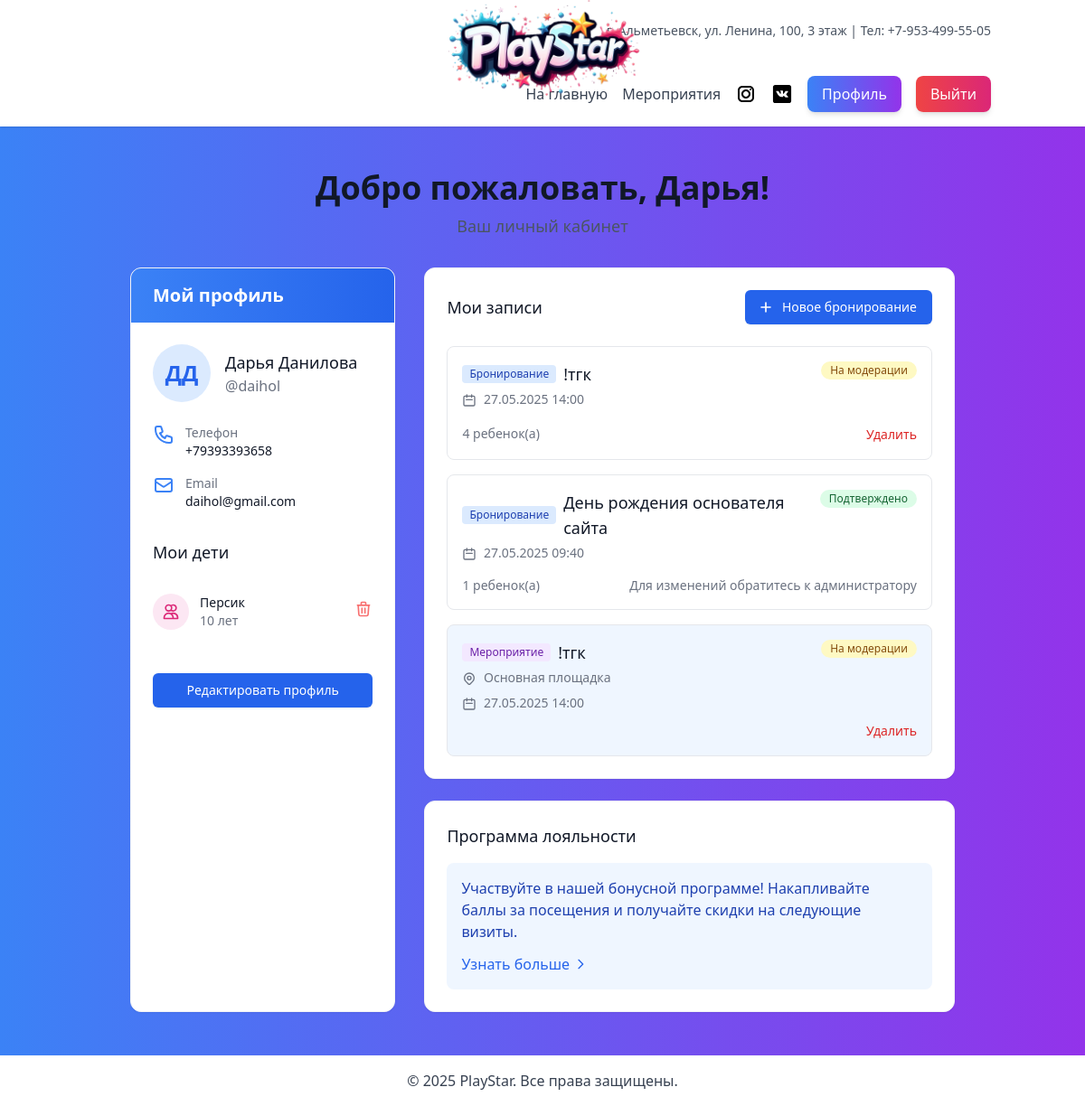
Page /accounts/profile/ (signed in) on the earlier database version.
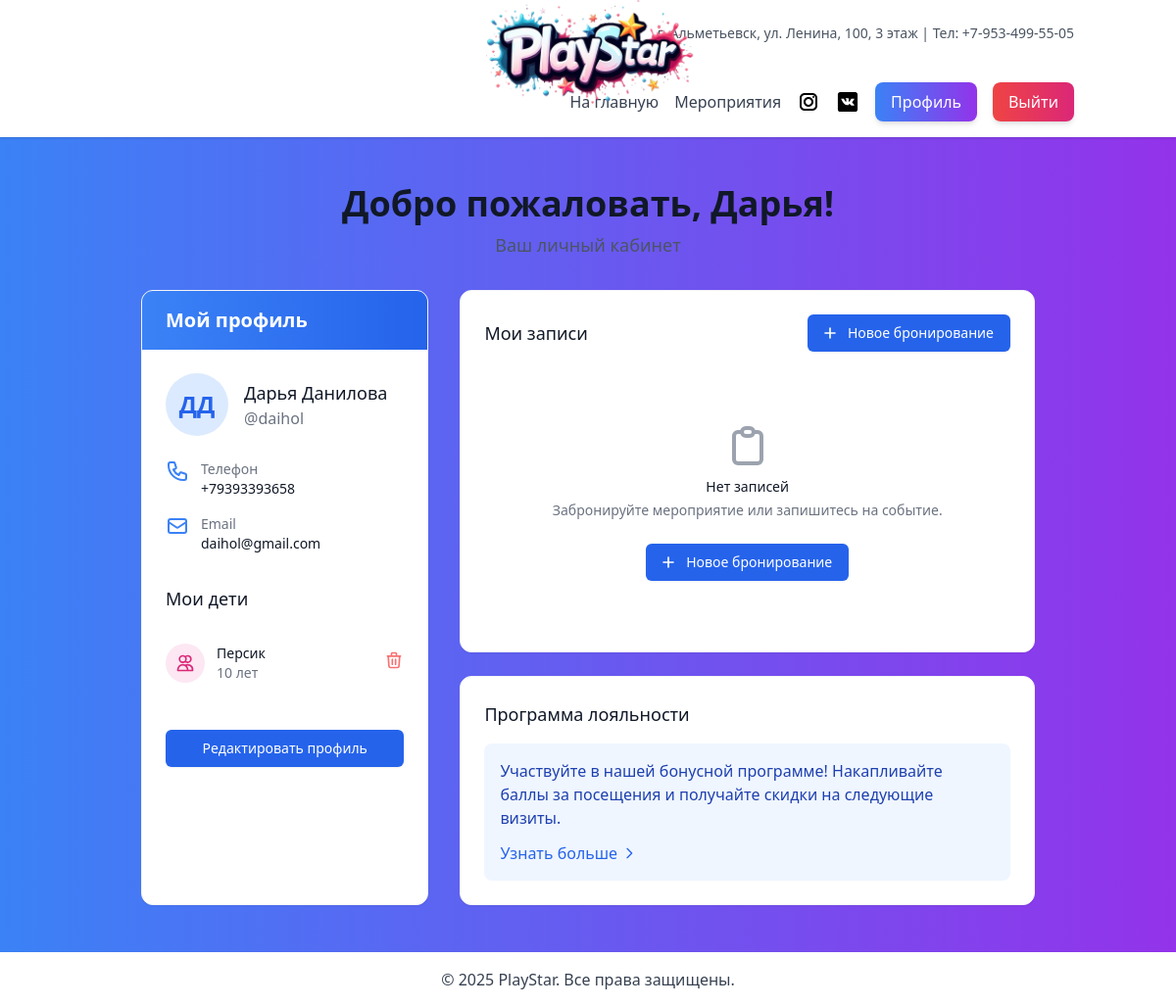
Same page on the later database version.
### main/models.py (models this page shows, shortened)
class Child(models.Model):
    GENDER_CHOICES = [
        ('M', 'Мальчик'),
        ('F', 'Девочка'),
    ]
    profile = models.ForeignKey(Profile, on_delete=models.CASCADE, related_name='children')
    name = models.CharField(max_length=100, verbose_name="Имя ребенка")
    age = models.PositiveIntegerField(verbose_name="Возраст ребенка")
    birthdate = models.DateField(verbose_name="Дата рождения", blank=True, null=True)
    gender = models.CharField(
        max_length=1,
        choices=GENDER_CHOICES,
        verbose_name="Пол",
        blank=True,
        null=True
    )
    class Meta:
        verbose_name = "Ребенок"
        verbose_name_plural = "Дети"

### bookings/models.py (models this page shows, shortened)
class Booking(models.Model):
    STATUS_CHOICES = [
        ('pending', 'На модерации'),
        ('approved', 'Подтверждено'),
        ('rejected', 'Отклонено'),
        ('completed', 'Завершено')
    ]
    user = models.ForeignKey(settings.AUTH_USER_MODEL, on_delete=models.CASCADE)
    event_name = models.CharField(max_length=255)
    booking_date = models.DateTimeField(auto_now_add=True)
    event_date = models.DateTimeField()
    children_count = models.PositiveIntegerField(
        'Количество детей',
        default=1,
        validators=[MinValueValidator(1)]
    )
    comment = models.TextField('Комментарий', blank=True, null=True)
    status = models.CharField(max_length=20, choices=STATUS_CHOICES, default='pending')
    prepayment = models.BooleanField(default=False)
    prepayment_amount = models.DecimalField(
        max_digits=10,
        decimal_places=2,
        default=Decimal('1000.00'),
        editable=False
    )
    paid_amount = models.DecimalField(
        max_digits=10,
        decimal_places=2,
        default=Decimal('0.00'),
        validators=[MinValueValidator(0)]
    )
    class Meta:
        verbose_name = 'Бронирование'
        verbose_name_plural = 'Бронирования'

### staff/models.py (models this page shows, shortened)
class Event(models.Model):
    LOCATION_CHOICES = [
        ('main', 'Основная площадка'),
        ('secondary', 'Дополнительная площадка')
    ]
    name = models.CharField(max_length=255, verbose_name="Название")
    description = models.TextField(verbose_name="Описание")
    date = models.DateTimeField(verbose_name="Дата и время")
    location = models.CharField(
        max_length=100,
        choices=LOCATION_CHOICES,
        default='main',
        verbose_name="Место проведения"
    )
    event_type = models.CharField(
        max_length=50,
        choices=EVENT_TYPES,
        verbose_name="Тип мероприятия"
    )
    moderation_status = models.CharField(
        max_length=20,
        choices=MODERATION_STATUS,
        default='pending',
        verbose_name="Статус модерации"
    )
    booking = models.OneToOneField(
        'bookings.Booking',
        on_delete=models.CASCADE,
        null=True,
        blank=True,
        verbose_name="Бронирование"
    )
    image = models.ImageField(
        upload_to='events/',
        null=True,
        blank=True,
        verbose_name="Изображение"
    )
    max_participants = models.PositiveIntegerField(
        default=10,
        verbose_name='Максимальное количество участников'
    )
    def get_location_display(self):
        return dict(self.LOCATION_CHOICES).get(self.location, self.location)
    class Meta:
        verbose_name = "Мероприятие"
        verbose_name_plural = "Мероприятия"
        ordering = ['date']  # Сортировка по дате (от ближайших к дальним)

### accounts/views.py (the view)
# urls.py: path('profile/', profile, name='profile'),
@login_required
def profile(request):
    user = request.user
    Profile.objects.get_or_create(user=user)
    context = {
        'user': user,
        'bookings': Booking.objects.filter(user=user).order_by('-booking_date')[:5],
        'user_events': Event.objects.filter(booking__user=user)
                       .select_related('booking')
                       .order_by('-date')[:5],
    }
    return render(request, 'accounts/profile.html', context)

### main/templatetags/group_check.py (called while the page is built)
@register.filter(name='has_group')
def has_group(user, group_name):
    if hasattr(user, 'groups'):
        return user.groups.filter(name=group_name).exists()
    return False

### accounts/templates/accounts/profile.html (shortened to what the changed rows need)
{% extends 'base.html' %}
{% load group_check %}
{% block content %}
<div class="max-w-7xl mx-auto px-4 sm:px-6 lg:px-8">
    <div class="mb-8 text-center">
        <h1 class="text-4xl font-bold text-gray-900 mb-2">Добро пожаловать, {{ user.first_name }}!</h1>
    </div>
    <div class="flex flex-col lg:flex-row gap-8">
        <div class="w-full lg:w-1/3 bg-white rounded-xl shadow-sm border border-gray-100 overflow-hidden">
            <div class="bg-gradient-to-r from-blue-500 to-blue-600 px-6 py-4">
                <h2 class="text-xl font-semibold text-white">Мой профиль</h2>
            </div>
            <div class="p-6">
                <div class="mt-8">
                    {% if user.profile.children.all %}
                        <ul class="divide-y divide-gray-200">
                            {% for child in user.profile.children.all %}
                                <li class="py-4 flex justify-between items-center">
                                    <div class="flex items-center">
                                        <div class="flex-shrink-0 h-10 w-10 rounded-full bg-pink-100 flex items-center justify-center text-pink-600">
                                            <svg xmlns="http://www.w3.org/2000/svg" class="h-5 w-5" fill="none" viewBox="0 0 24 24" stroke="currentColor">
                                                <path stroke-linecap="round" stroke-linejoin="round" stroke-width="2" d="M12 4.354a4 4 0 110 5.292M15 21H3v-1a6 6 0 0112 0v1zm0 0h6v-1a6 6 0 00-9-5.197M13 7a4 4 0 11-8 0 4 4 0 018 0z" />
                                            </svg>
                                        </div>
                                        <div class="ml-3">
                                            <p class="text-sm font-medium text-gray-900">{{ child.name }}</p>
                                            <p class="text-sm text-gray-500">{{ child.age }} лет</p>
                                        </div>
                                    </div>
                                    <form action="{% url 'delete_child' child.id %}" method="post">
                                        <button type="submit" class="text-red-400 hover:text-red-600">
                                            <svg xmlns="http://www.w3.org/2000/svg" class="h-5 w-5" fill="none" viewBox="0 0 24 24" stroke="currentColor">
                                                <path stroke-linecap="round" stroke-linejoin="round" stroke-width="2" d="M19 7l-.867 12.142A2 2 0 0116.138 21H7.862a2 2 0 01-1.995-1.858L5 7m5 4v6m4-6v6m1-10V4a1 1 0 00-1-1h-4a1 1 0 00-1 1v3M4 7h16" />
                                            </svg>
                                        </button>
                                    </form>
                                </li>
                            {% endfor %}
                        </ul>
                    {% else %}
                        <p class="text-sm text-gray-500">Дети не добавлены</p>
                    {% endif %}
                </div>
            </div>
        </div>
        <div class="w-full lg:w-2/3 space-y-6">
            <div class="bg-white rounded-xl shadow-sm border border-gray-100 overflow-hidden">
                <div class="p-6">
                    {% if bookings or user_events %}
                        <div class="space-y-4">
                            {% for booking in bookings %}
                            <div class="border border-gray-200 rounded-lg p-4 hover:shadow-md transition-shadow">
                                <div class="flex justify-between items-start">
                                    <div>
                                        <div class="flex items-center mb-1">
                                            <span class="bg-blue-100 text-blue-800 text-xs font-medium px-2 py-0.5 rounded mr-2">
                                                Бронирование
                                            </span>
                                            <h4 class="text-lg font-medium text-gray-900">{{ booking.event_name }}</h4>
                                        </div>
                                        <div class="text-sm text-gray-500 mb-2">
                                            <svg xmlns="http://www.w3.org/2000/svg" class="inline h-4 w-4 mr-1" fill="none" viewBox="0 0 24 24" stroke="currentColor">
                                                <path stroke-linecap="round" stroke-linejoin="round" stroke-width="2" d="M8 7V3m8 4V3m-9 8h10M5 21h14a2 2 0 002-2V7a2 2 0 00-2-2H5a2 2 0 00-2 2v12a2 2 0 002 2z" />
                                            </svg>
                                            {{ booking.event_date|date:"d.m.Y H:i" }}
                                        </div>
                                    </div>
                                    <div class="flex items-center">
                                        <span class="inline-flex items-center px-2.5 py-0.5 rounded-full text-xs font-medium
                                            {% if booking.status == 'approved' %}bg-green-100 text-green-800
                                            {% elif booking.status == 'pending' %}bg-yellow-100 text-yellow-800
                                            {% elif booking.status == 'rejected' %}bg-red-100 text-red-800
                                            {% else %}bg-gray-100 text-gray-800{% endif %}">
                                            {{ booking.get_status_display }}
                                        </span>
                                    </div>
                                </div>
                                <div class="flex justify-between items-center mt-2">
                                    <div class="text-sm text-gray-500">
                                        <span class="font-medium">{{ booking.children_count }}</span> ребенок(а)
                                    </div>
                                    <div class="flex space-x-2">
                                        {% if booking.status == 'pending' %}
                                            <form action="{% url 'delete_booking' booking.id %}" method="post" class="delete-booking-form">
                                                <button type="submit" class="text-red-600 hover:text-red-900 text-sm">
                                                    Удалить
                                                </button>
                                            </form>
                                        {% else %}
                                            <span class="text-gray-500 text-sm">Для изменений обратитесь к администратору</span>
                                        {% endif %}
                                    </div>
                                </div>
                            </div>
                            {% endfor %}
                            {% for event in user_events %}
                            <div class="border border-gray-200 rounded-lg p-4 hover:shadow-md transition-shadow bg-blue-50">
                                <div class="flex justify-between items-start">
                                    <div>
                                        <div class="flex items-center mb-1">
                                            <span class="bg-purple-100 text-purple-800 text-xs font-medium px-2 py-0.5 rounded mr-2">
                                                Мероприятие
                                            </span>
                                            <h4 class="text-lg font-medium text-gray-900">{{ event.name }}</h4>
                                        </div>
                                        <div class="text-sm text-gray-500 mb-2">
                                            {{ event.get_location_display }}
                                        </div>
                                        <div class="text-sm text-gray-500">
                                            <svg xmlns="http://www.w3.org/2000/svg" class="inline h-4 w-4 mr-1" fill="none" viewBox="0 0 24 24" stroke="currentColor">
                                                <path stroke-linecap="round" stroke-linejoin="round" stroke-width="2" d="M8 7V3m8 4V3m-9 8h10M5 21h14a2 2 0 002-2V7a2 2 0 00-2-2H5a2 2 0 00-2 2v12a2 2 0 002 2z" />
                                            </svg>
                                            {{ event.date|date:"d.m.Y H:i" }}
                                        </div>
                                    </div>
                                    <div class="flex items-center">
                                        <span class="inline-flex items-center px-2.5 py-0.5 rounded-full text-xs font-medium
                                            {% if event.booking.status == 'approved' %}bg-green-100 text-green-800
                                            {% elif event.booking.status == 'pending' %}bg-yellow-100 text-yellow-800
                                            {% elif event.booking.status == 'rejected' %}bg-red-100 text-red-800
                                            {% else %}bg-gray-100 text-gray-800{% endif %}">
                                            {{ event.booking.get_status_display }}
                                        </span>
                                    </div>
                                </div>
                                <div class="flex justify-end mt-2">
                                    {% if event.booking.status == 'pending' %}
                                        <form action="{% url 'delete_booking' event.booking.id %}" method="post" class="delete-booking-form">
                                            <button type="submit" class="text-red-600 hover:text-red-900 text-sm">
                                                Удалить
                                            </button>
                                        </form>
                                    {% else %}
                                        <span class="text-gray-500 text-sm">Для изменений обратитесь к администратору</span>
                                    {% endif %}
                                </div>
                            </div>
                            {% endfor %}
                        </div>
                    {% else %}
                        <div class="text-center py-12">
                            <h3 class="mt-2 text-sm font-medium text-gray-900">Нет записей</h3>
                            <p class="mt-1 text-sm text-gray-500">Забронируйте мероприятие или запишитесь на событие.</p>
                            <div class="mt-6">
                                <button onclick="openBookingModal()" class="inline-flex items-center px-4 py-2 border border-transparent text-sm font-medium rounded-md shadow-sm text-white bg-blue-600 hover:bg-blue-700">
                                    <svg xmlns="http://www.w3.org/2000/svg" class="-ml-1 mr-2 h-5 w-5" fill="none" viewBox="0 0 24 24" stroke="currentColor">
                                        <path stroke-linecap="round" stroke-linejoin="round" stroke-width="2" d="M12 6v6m0 0v6m0-6h6m-6 0H6" />
                                    </svg>
                                    Новое бронирование
                                </button>
                            </div>
                        </div>
                    {% endif %}
                </div>
            </div>
        </div>
    </div>
</div>
{% endblock %}

Differences in the rows shown:
removed Booking: event_name "!тгк", event_date "27.05.2025 14:00", status "На модерации", children_count "4", shows "Удалить"
removed Booking: event_name "День рождения основателя сайта", event_date "27.05.2025 09:40", status "Подтверждено", children_count "1", shows "Для изменений обратитесь к администратору"
removed Event: name "!тгк", location "Основная площадка", date "27.05.2025 14:00", booking.status "На модерации", shows "Удалить"
Other differences:
text now shown: "Нет записей Забронируйте мероприятие или запишитесь на событие. Новое бронирование"
